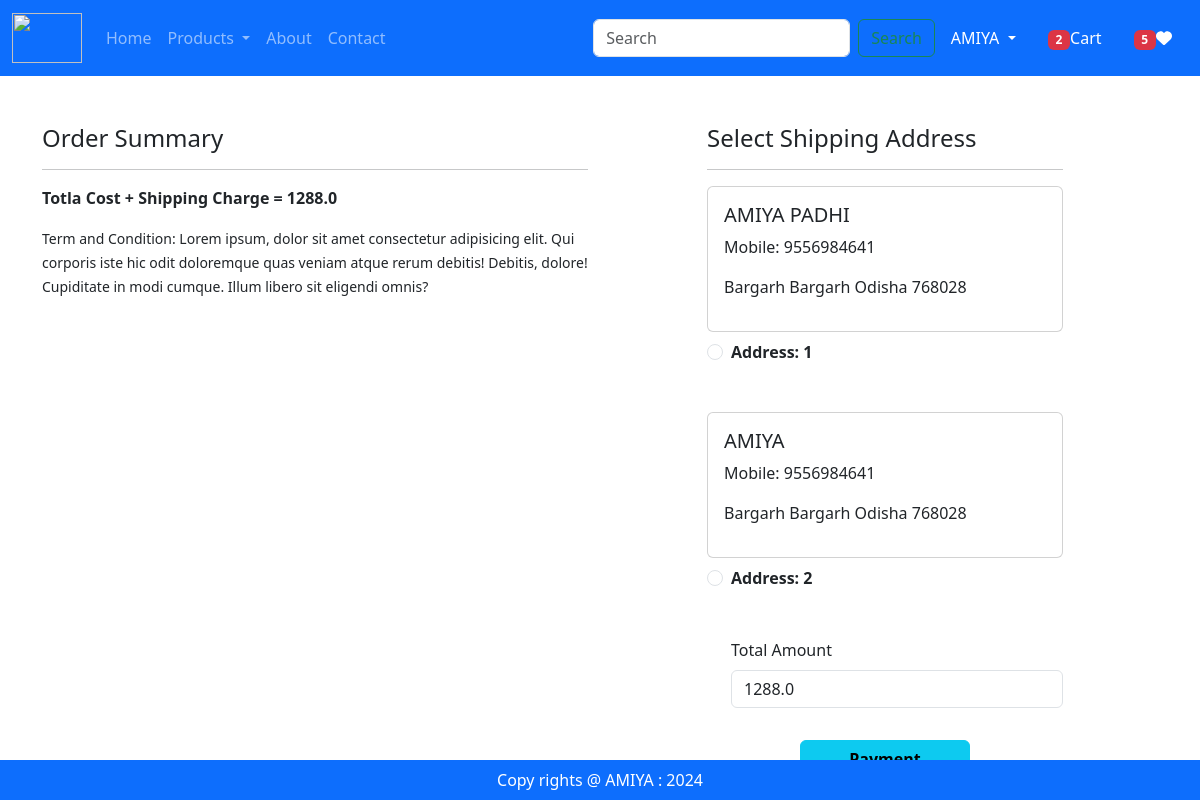
Screenshot of /checkout/ (signed in) with the database file from the repository.
### app/models.py (models this page shows, shortened)
class Customer(models.Model):
    user = models.ForeignKey(User, on_delete=models.CASCADE)
    name = models.CharField(max_length=200)
    locality = models.CharField(max_length=200)
    city = models.CharField(max_length=200)
    mobile = models.IntegerField(default=0)
    zipcode = models.IntegerField()
    state = models.CharField(choices=STATE_CHOICES, max_length=100)

### app/views.py (the view, shortened to what this page needs)
# urls.py: path('checkout/', views.Checkout.as_view(), name='checkout'),
@method_decorator(login_required,name='dispatch')
class Checkout(View):
    def get(self,request):
        totalitem = 0
        wishitem = 0
        if request.user.is_authenticated:
            totalitem = len(Cart.objects.filter(user=request.user))
            wishitem = len(Wishlist.objects.filter(user=request.user))
        user = request.user
        add = Customer.objects.filter(user=user)
        cart_items=Cart.objects.filter(user=user)
        famount= 0
        for p in cart_items:
            value = p.quantity * p.product.discounted_price
            famount = famount + value
        totalamount = famount+ 40
        razoramount = int(totalamount * 100)
        client = razorpay.Client(auth=(settings.RAZOR_KEY_ID, settings.RAZOR_KEY_SECRET))
        data = {"amount": razoramount, "currency": "INR", "receipt": "order_rcptid_11"}
        payment_response = client.order.create(data=data)
        print(payment_response)
        order_id = payment_response['id']
        order_status = payment_response['status']
        return render(request,'app/checkout.html',locals())

### app/templates/app/checkout.html (shortened to what this page needs)
{% extends "app/base.html" %}
{% load static %}
{% block main-content %}
    <div class="container">
        <div class="row mt-5">
            <div class="col-sm-6">
                <h4>Order Summary</h4>
                <hr>
                <p class="fw-bold">Totla Cost + Shipping Charge = {{totalamount}}</p>
                <small>Term and Condition: Lorem ipsum, dolor sit amet consectetur adipisicing elit. Qui corporis iste hic odit doloremque quas veniam atque rerum debitis! Debitis, dolore! Cupiditate in modi cumque. Illum libero sit eligendi omnis?</small>
            </div>
            <div class="col-sm-4 offset-sm-1">
                <h4>Select Shipping Address</h4>
                <hr>
                <form method="post" id="myform">
                    {% for ad in add %}
                        <div class="card">
                            <div class="card-body">
                                <h5>{{ad.name}}</h5>
                                <p>Mobile: {{ad.mobile}}</p>
                                <p>{{ad.locality}} {{ad.city}} {{ad.state}} {{ad.zipcode}}</p>
                            </div>
                        </div>
                        <div class="form-check mt-2 mb-5">
                            <input class="form-check-input" type="radio" name="custid" id="custadd{{forloop.counter}}" value={{ad.id}}>
                            <label class="form-check-label fw-bold" for="custadd{{forloop.counter}}">
                                Address: {{forloop.counter}}
                            </label>
                        </div>
                    {% endfor %}
                    <div class="form-check mb-3">
                        <label for="totalamount" class="form-label">Total Amount</label>
                        <input type="number" class="form-control" name="totalamount" value={{totalamount}} readonly>
                    </div>
                    <div class="text-end text-center">
                        <button id="rzp-bytton1" type="submit" class="btn btn-info mt-3 px-5 fw-bold">Payment</button>
                    </div>
                </form>
            </div>
        </div>
    </div>
{% endblock main-content %}

### rows the page displays
Customer: name "AMIYA PADHI", mobile "9556984641", locality "Bargarh", city "Bargarh", state "Odisha", zipcode "768028"
Customer: name "AMIYA", mobile "9556984641", locality "Bargarh", city "Bargarh", state "Odisha", zipcode "768028"

### other values shown
{{ totalitem }} "2"
{{ wishitem }} "5"
{{ totalamount }} "1288.0"
